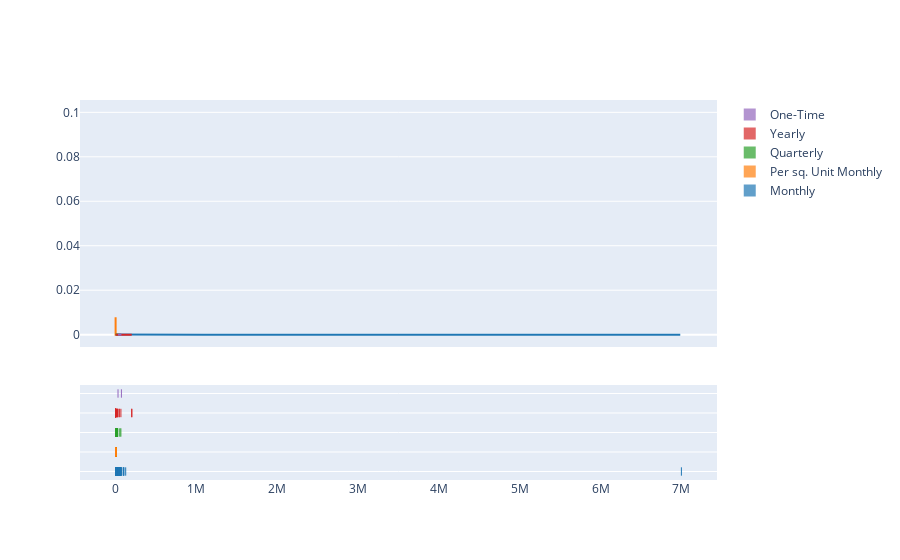

Source (notebook cell):
### Code cell
import plotly.figure_factory as ff

# Add histogram data
x1 = df[df['Maintenance Type'] == 'Monthly']['Maintenance Charges'].dropna()
x2 = df[df['Maintenance Type'] == 'Per sq. Unit Monthly']['Maintenance Charges'].dropna()
x3 = df[df['Maintenance Type'] == 'Quarterly']['Maintenance Charges'].dropna()
x4 = df[df['Maintenance Type'] == 'Yearly']['Maintenance Charges'].dropna()
x5 = df[df['Maintenance Type'] == 'One-Time']['Maintenance Charges'].dropna()

# Group data together
hist_data = [x1, x2, x3, x4, x5]

group_labels = ['Monthly', 'Per sq. Unit Monthly', 'Quarterly', 'Yearly', 'One-Time']

# Create distplot with custom bin_size
fig = ff.create_distplot(hist_data, group_labels, bin_size=[50, 10, 10, 10, 10])
fig.show()

### Figure 1 — Plotly figure (JSON) as saved in the notebook; plotly's stock layout.template omitted (floating-point values rounded to 4 significant figures; data arrays with more than 128 entries replaced by an {"elided": "..."} marker saying what was removed)
{"data": [{"autobinx": false, "histnorm": "probability density", "legendgroup": "Monthly", "marker": {"color": "rgb(31, 119, 180)"}, "name": "Monthly", "opacity": 0.7, "type": "histogram", "x": {"elided": "3496 float values"}, "xaxis": "x", "xbins": {"end": 7000000, "size": 50, "start": 0}, "yaxis": "y"}, {"autobinx": false, "histnorm": "probability density", "legendgroup": "Per sq. Unit Monthly", "marker": {"color": "rgb(255, 127, 14)"}, "name": "Per sq. Unit Monthly", "opacity": 0.7, "type": "histogram", "x": {"elided": "738 float values"}, "xaxis": "x", "xbins": {"end": 3500, "size": 10, "start": 1}, "yaxis": "y"}, {"autobinx": false, "histnorm": "probability density", "legendgroup": "Quarterly", "marker": {"color": "rgb(44, 160, 44)"}, "name": "Quarterly", "opacity": 0.7, "type": "histogram", "x": [3411.0, 8000.0, 5000.0, 26000.0, 18000.0, 15000.0, 14000.0, 18000.0, 15000.0, 14000.0, 4000.0, 22000.0, 24000.0, 19830.0, 7500.0, 15000.0, 25000.0, 3000.0, 11000.0, 2400.0, 10000.0, 15000.0, 9.0, 20000.0, 22000.0, 20000.0, 22000.0, 65000.0, 9000.0, 12000.0, 52000.0, 14000.0, 12000.0, 18000.0, 17000.0, 6700.0, 17000.0], "xaxis": "x", "xbins": {"end": 65000, "size": 10, "start": 9}, "yaxis": "y"}, {"autobinx": false, "histnorm": "probability density", "legendgroup": "Yearly", "marker": {"color": "rgb(214, 39, 40)"}, "name": "Yearly", "opacity": 0.7, "type": "histogram", "x": [0.0, 0.0, 14000.0, 0.0, 200000.0, 0.0, 0.0, 0.0, 0.0, 200000.0, 0.0, 0.0, 0.0, 0.0, 44210.0, 20000.0, 44210.0, 4800.0, 4800.0, 20000.0, 24700.0, 65600.0, 0.0], "xaxis": "x", "xbins": {"end": 200000, "size": 10, "start": 0}, "yaxis": "y"}, {"autobinx": false, "histnorm": "probability density", "legendgroup": "One-Time", "marker": {"color": "rgb(148, 103, 189)"}, "name": "One-Time", "opacity": 0.7, "type": "histogram", "x": [72000.0, 30000.0], "xaxis": "x", "xbins": {"end": 72000, "size": 10, "start": 30000}, "yaxis": "y"}, {"legendgroup": "Monthly", "marker": {"color": "rgb(31, 119, 180)"}, "mode": "lines", "name": "Monthly", "showlegend": false, "type": "scatter", "x": {"elided": "500 int values"}, "xaxis": "x", "y": {"elided": "500 float values"}, "yaxis": "y"}, {"legendgroup": "Per sq. Unit Monthly", "marker": {"color": "rgb(255, 127, 14)"}, "mode": "lines", "name": "Per sq. Unit Monthly", "showlegend": false, "type": "scatter", "x": {"elided": "500 float values"}, "xaxis": "x", "y": {"elided": "500 float values"}, "yaxis": "y"}, {"legendgroup": "Quarterly", "marker": {"color": "rgb(44, 160, 44)"}, "mode": "lines", "name": "Quarterly", "showlegend": false, "type": "scatter", "x": {"elided": "500 float values"}, "xaxis": "x", "y": {"elided": "500 float values"}, "yaxis": "y"}, {"legendgroup": "Yearly", "marker": {"color": "rgb(214, 39, 40)"}, "mode": "lines", "name": "Yearly", "showlegend": false, "type": "scatter", "x": {"elided": "500 int values"}, "xaxis": "x", "y": {"elided": "500 float values"}, "yaxis": "y"}, {"legendgroup": "One-Time", "marker": {"color": "rgb(148, 103, 189)"}, "mode": "lines", "name": "One-Time", "showlegend": false, "type": "scatter", "x": {"elided": "500 int values"}, "xaxis": "x", "y": {"elided": "500 float values"}, "yaxis": "y"}, {"legendgroup": "Monthly", "marker": {"color": "rgb(31, 119, 180)", "symbol": "line-ns-open"}, "mode": "markers", "name": "Monthly", "showlegend": false, "type": "scatter", "x": {"elided": "3496 float values"}, "xaxis": "x", "y": {"elided": "3496 str values"}, "yaxis": "y2"}, {"legendgroup": "Per sq. Unit Monthly", "marker": {"color": "rgb(255, 127, 14)", "symbol": "line-ns-open"}, "mode": "markers", "name": "Per sq. Unit Monthly", "showlegend": false, "type": "scatter", "x": {"elided": "738 float values"}, "xaxis": "x", "y": {"elided": "738 str values"}, "yaxis": "y2"}, {"legendgroup": "Quarterly", "marker": {"color": "rgb(44, 160, 44)", "symbol": "line-ns-open"}, "mode": "markers", "name": "Quarterly", "showlegend": false, "type": "scatter", "x": [3411.0, 8000.0, 5000.0, 26000.0, 18000.0, 15000.0, 14000.0, 18000.0, 15000.0, 14000.0, 4000.0, 22000.0, 24000.0, 19830.0, 7500.0, 15000.0, 25000.0, 3000.0, 11000.0, 2400.0, 10000.0, 15000.0, 9.0, 20000.0, 22000.0, 20000.0, 22000.0, 65000.0, 9000.0, 12000.0, 52000.0, 14000.0, 12000.0, 18000.0, 17000.0, 6700.0, 17000.0], "xaxis": "x", "y": ["Quarterly", "Quarterly", "Quarterly", "Quarterly", "Quarterly", "Quarterly", "Quarterly", "Quarterly", "Quarterly", "Quarterly", "Quarterly", "Quarterly", "Quarterly", "Quarterly", "Quarterly", "Quarterly", "Quarterly", "Quarterly", "Quarterly", "Quarterly", "Quarterly", "Quarterly", "Quarterly", "Quarterly", "Quarterly", "Quarterly", "Quarterly", "Quarterly", "Quarterly", "Quarterly", "Quarterly", "Quarterly", "Quarterly", "Quarterly", "Quarterly", "Quarterly", "Quarterly"], "yaxis": "y2"}, {"legendgroup": "Yearly", "marker": {"color": "rgb(214, 39, 40)", "symbol": "line-ns-open"}, "mode": "markers", "name": "Yearly", "showlegend": false, "type": "scatter", "x": [0.0, 0.0, 14000.0, 0.0, 200000.0, 0.0, 0.0, 0.0, 0.0, 200000.0, 0.0, 0.0, 0.0, 0.0, 44210.0, 20000.0, 44210.0, 4800.0, 4800.0, 20000.0, 24700.0, 65600.0, 0.0], "xaxis": "x", "y": ["Yearly", "Yearly", "Yearly", "Yearly", "Yearly", "Yearly", "Yearly", "Yearly", "Yearly", "Yearly", "Yearly", "Yearly", "Yearly", "Yearly", "Yearly", "Yearly", "Yearly", "Yearly", "Yearly", "Yearly", "Yearly", "Yearly", "Yearly"], "yaxis": "y2"}, {"legendgroup": "One-Time", "marker": {"color": "rgb(148, 103, 189)", "symbol": "line-ns-open"}, "mode": "markers", "name": "One-Time", "showlegend": false, "type": "scatter", "x": [72000.0, 30000.0], "xaxis": "x", "y": ["One-Time", "One-Time"], "yaxis": "y2"}], "layout": {"barmode": "overlay", "hovermode": "closest", "legend": {"traceorder": "reversed"}, "xaxis": {"anchor": "y2", "domain": [0, 1], "zeroline": false}, "yaxis": {"anchor": "free", "domain": [0.35, 1], "position": 0}, "yaxis2": {"anchor": "x", "domain": [0, 0.25], "dtick": 1, "showticklabels": false}}}
